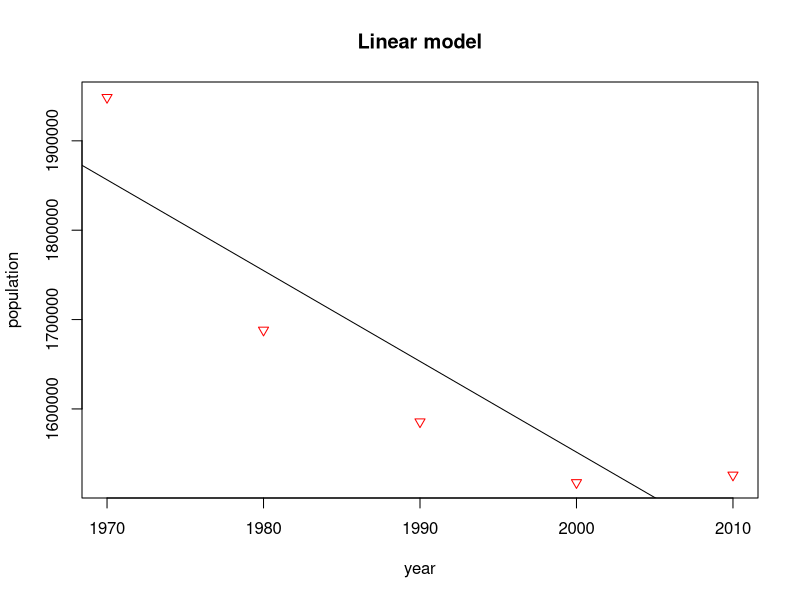
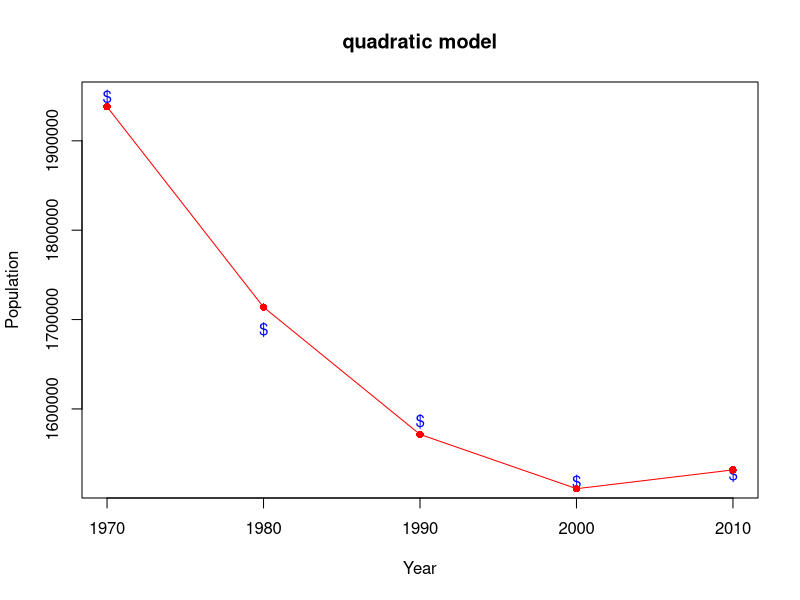
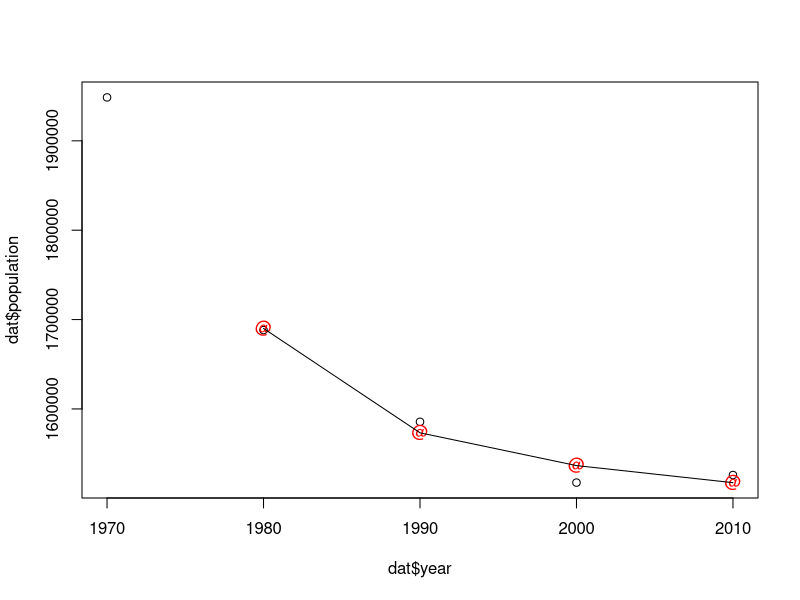
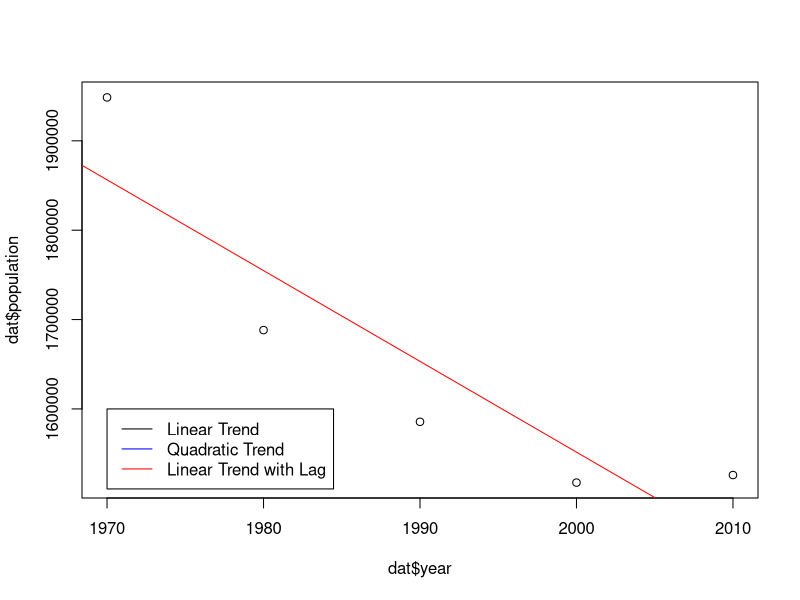

Write R code to recreate these figures, in order.
#CPLN501, FALL 2022#
#REGRESSION IN POPULATION TREND#
#TIPS FOR ASSIGNMENT 2#
rm(list=ls())

#CREATING DATA####
#make up some data
year <- c(1970, 1980, 1990, 2000, 2010)
population <- c(1948609, 1688210, 1585577, 1517550, 1526006)  
dat <- cbind.data.frame(year, population)
#for your assignment, you need to collect data for Philly's population between 1950 and 2010
#and plug them into the commands above

#the assignment asks you to estimate three regression models
#1. linear
#2. non-linear
#3. lag
#and use each model to project population

#LINEAR TREND####
#TASK: first, let's estimate a linear trend####
mod.1 <- lm( population ~ year, data = dat) 
summary(mod.1)

#to project population in 2020 and 2030, we can feed a new data set into the predict function
#TASK: creating new data frame futurepop with one variable, two observations (2020 and 2030)
futurepop <- data.frame(c(2020,2030))
#TASK: make sure the variable in the new dataset has same name as indep. var. in model
colnames(futurepop) <-"year" 
#TASK: create a new variable called pred_linear in futurepop, then store the predicted population in the variable
futurepop$pred_linear<- predict(mod.1, newdata = futurepop)

#TASK: visualize the regression line
plot(dat$year, dat$population,
     main = "Linear model", #give plot a title
     xlab = "year", ylab = "population", #add labels for x and y axes
     col = "red", pch = 6)
abline(mod.1)
#is this a good prediction for 2020? why or why not?

#NON-LINEAR TREND####
#TASK: next, let's try a model with a quadratic term
mod.2 <- lm(population ~  year + I(year^2), data = dat)
summary(mod.2)

#will this model likely do a good job at predicting 2020 population? 
#TASK: plot the base plot
plot(dat$year, dat$population,
     main = "quadratic model",
     xlab="Year",ylab = "Population",
     col="blue", pch="$")

#TASK: plot the predicted population
points(dat$year, predict(mod.2, newdata = dat), col = "red", pch = 16)
#TASK: plot smooth line through points
lines(dat$year, predict(mod.2), col = "red") 

#TASK: add another column in futurepop and store predicted population in the column
futurepop$pred_quadratic <-predict(mod.2, newdata = futurepop)

#LAG MODEL####
#TASK: finally, let's try a model with lag
library(tidyverse)
#first, let's create a population with 10 year lag called pop_lag (i.e., shifting one row down)
dat <- dat %>% mutate(pop_lag = lag(population,1))

#TASK: build the model with year and lag
mod.3 <- lm(population ~  year + pop_lag, data = dat)
summary(mod.3)

#TASK: plot the points on base plot
plot(dat$year, dat$population) #base plot
points(dat$year[dat$year>1970],predict(mod.3),
       col="red", pch="@") #make sure x an dy axes have the same length

#TASK: plot the line that connects the predicted values
lines(dat$year[dat$year>1970], predict(mod.3)) #make sure x an dy axes have the same length 

#TASK: predict population of 2020 and 2030
#hint: mod.3$coefficients PICK UP HERE
mod.3$coefficients[1]
pop2020 <- mod.3$coefficients[1] + 2020*mod.3$coefficients[2] + 1526006*mod.3$coefficients[3] #population = intercept + year(and its coefficient) + the lag (and its coefficient)
pop2030 <- mod.3$coefficients[1] + 2030*mod.3$coefficients[2] + pop2020*mod.3$coefficients[3]

  #look at canvas uploaded code - it's updated 
  
#TASK: store predicted population in a new column in futurepop
pred_lag <- c(pop2020, pop2030)
futurepop <- cbind.data.frame(futurepop, pred_lag)

#based on your judgment, which model will likely predict the best?
#TASK (OPTIONAL): plot all three trends on same plot
par(mfrow=c(1,1))
plot(dat$year, dat$population)

abline(mod.1, col = "red")
abline(mod.2)
abline(mod.3, col = "blue")
legend(1970, 1600000, 
       legend=c("Linear Trend", "Quadratic Trend", "Linear Trend with Lag"),
       col=c("black", "blue", "red"), lty = 1)
